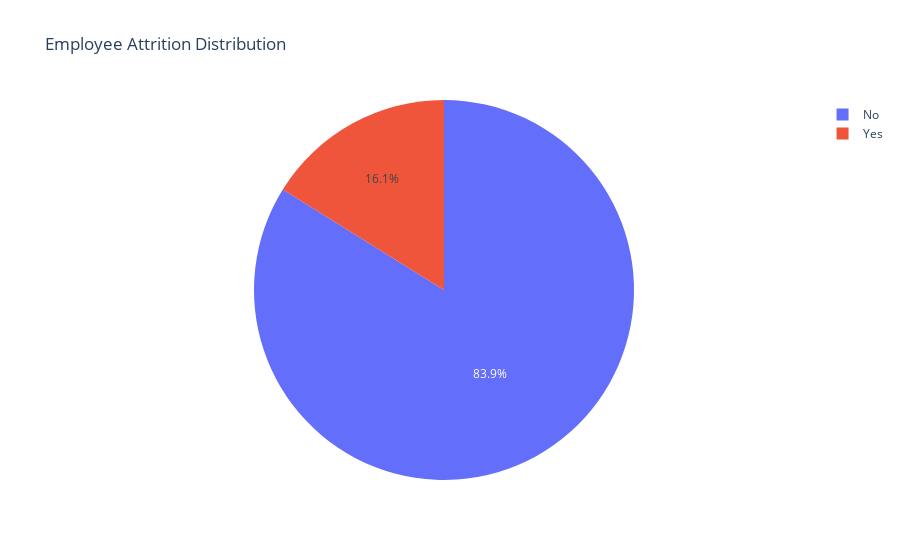

This figure's notebook cell:
### Code cell
print("\n" + "="*50)
print("EXPLORATORY DATA ANALYSIS")
print("="*50)

# Create results directory if it doesn't exist
import os
os.makedirs('results', exist_ok=True)

# 1. Attrition Distribution Pie Chart
fig = px.pie(values=attrition_counts.values, names=attrition_counts.index, 
             title='Employee Attrition Distribution')
fig.write_html('results/attrition_distribution.html')
fig.show()

# 2. Age and Income Analysis
fig, axes = plt.subplots(2, 2, figsize=(15, 12))

# Age distribution by attrition
sns.histplot(data=df, x='Age', hue='Attrition', multiple='stack', ax=axes[0,0])
axes[0,0].set_title('Age Distribution by Attrition')

# Monthly income by attrition
sns.boxplot(data=df, x='Attrition', y='MonthlyIncome', ax=axes[0,1])
axes[0,1].set_title('Monthly Income by Attrition')

# Department wise attrition
dept_attrition = df.groupby('Department')['Attrition'].apply(lambda x: (x=='Yes').mean()*100)
dept_attrition.plot(kind='bar', ax=axes[1,0])
axes[1,0].set_title('Attrition Rate by Department (%)')
axes[1,0].tick_params(axis='x', rotation=45)

# Overtime impact
overtime_attrition = df.groupby('OverTime')['Attrition'].apply(lambda x: (x=='Yes').mean()*100)
overtime_attrition.plot(kind='bar', ax=axes[1,1])
axes[1,1].set_title('Attrition Rate by Overtime (%)')

plt.tight_layout()
plt.savefig('results/eda_analysis.png', dpi=300, bbox_inches='tight')
plt.show()

# 3. Key Factors Analysis (Age, Salary, Department)
print("\n🎯 KEY FACTORS ANALYSIS")
print("="*50)

# Age Analysis
age_bins = [18, 25, 35, 45, 55, 65]
age_labels = ['18-25', '26-35', '36-45', '46-55', '55+']
df['AgeGroup'] = pd.cut(df['Age'], bins=age_bins, labels=age_labels, right=False)

age_analysis = df.groupby('AgeGroup').agg({
    'Attrition': lambda x: (x == 'Yes').mean() * 100,
    'EmployeeNumber': 'count'
}).round(2)
age_analysis.columns = ['Attrition_Rate_%', 'Employee_Count']
print("AGE ANALYSIS:")
print(age_analysis)

# Salary Analysis
salary_quartiles = pd.qcut(df['MonthlyIncome'], q=4, 
                          labels=['Bottom 25%', '25-50%', '50-75%', 'Top 25%'])
df['SalaryQuartile'] = salary_quartiles

salary_analysis = df.groupby('SalaryQuartile').agg({
    'Attrition': lambda x: (x == 'Yes').mean() * 100,
    'MonthlyIncome': 'mean',
    'EmployeeNumber': 'count'
}).round(2)
salary_analysis.columns = ['Attrition_Rate_%', 'Avg_Monthly_Income', 'Employee_Count']
print("\nSALARY ANALYSIS:")
print(salary_analysis)

# Department Analysis
dept_analysis = df.groupby('Department').agg({
    'Attrition': lambda x: (x == 'Yes').mean() * 100,
    'MonthlyIncome': 'mean',
    'Age': 'mean',
    'EmployeeNumber': 'count'
}).round(2)
dept_analysis.columns = ['Attrition_Rate_%', 'Avg_Salary', 'Avg_Age', 'Employee_Count']
print("\nDEPARTMENT ANALYSIS:")
print(dept_analysis)

### Figure 1 — Plotly figure (JSON) as saved in the notebook; plotly's stock layout.template omitted (floating-point values rounded to 4 significant figures)
{"data": [{"domain": {"x": [0, 1], "y": [0, 1]}, "hovertemplate": "label=%{label}<br>value=%{value}<extra></extra>", "labels": ["No", "Yes"], "legendgroup": "", "name": "", "showlegend": true, "type": "pie", "values": [1233, 237]}], "layout": {"autosize": true, "legend": {"tracegroupgap": 0}, "title": {"text": "Employee Attrition Distribution"}}}
